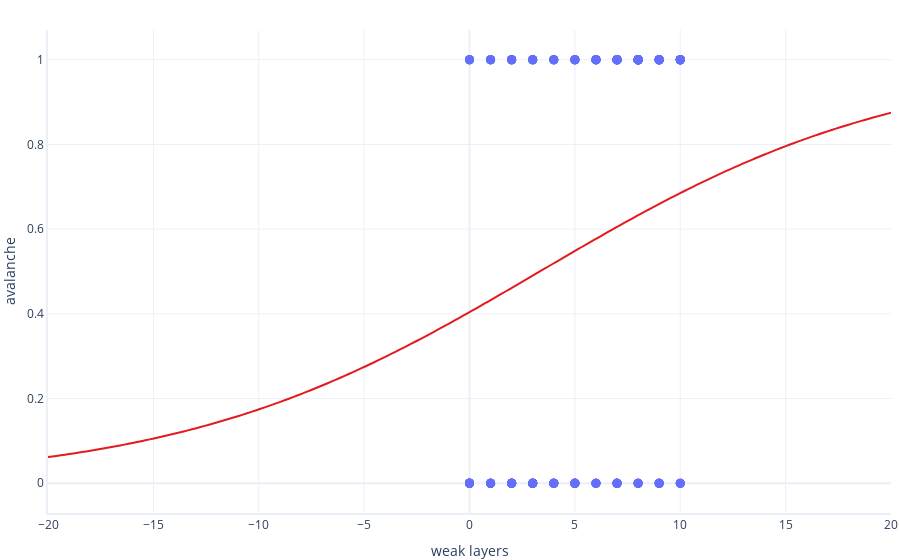

This figure's notebook cell:
### Markdown cell above
It's hard to see the s-shape of the trendline, because the number of weak layers of snow, and the likelihood of an avalanche, are only weakly related. If we zoom out, we can get a slightly better view

### Code cell
graphing.scatter_2D(test, label_x="weak_layers", label_y="avalanche", x_range=[-20,20], trendline=predict)
